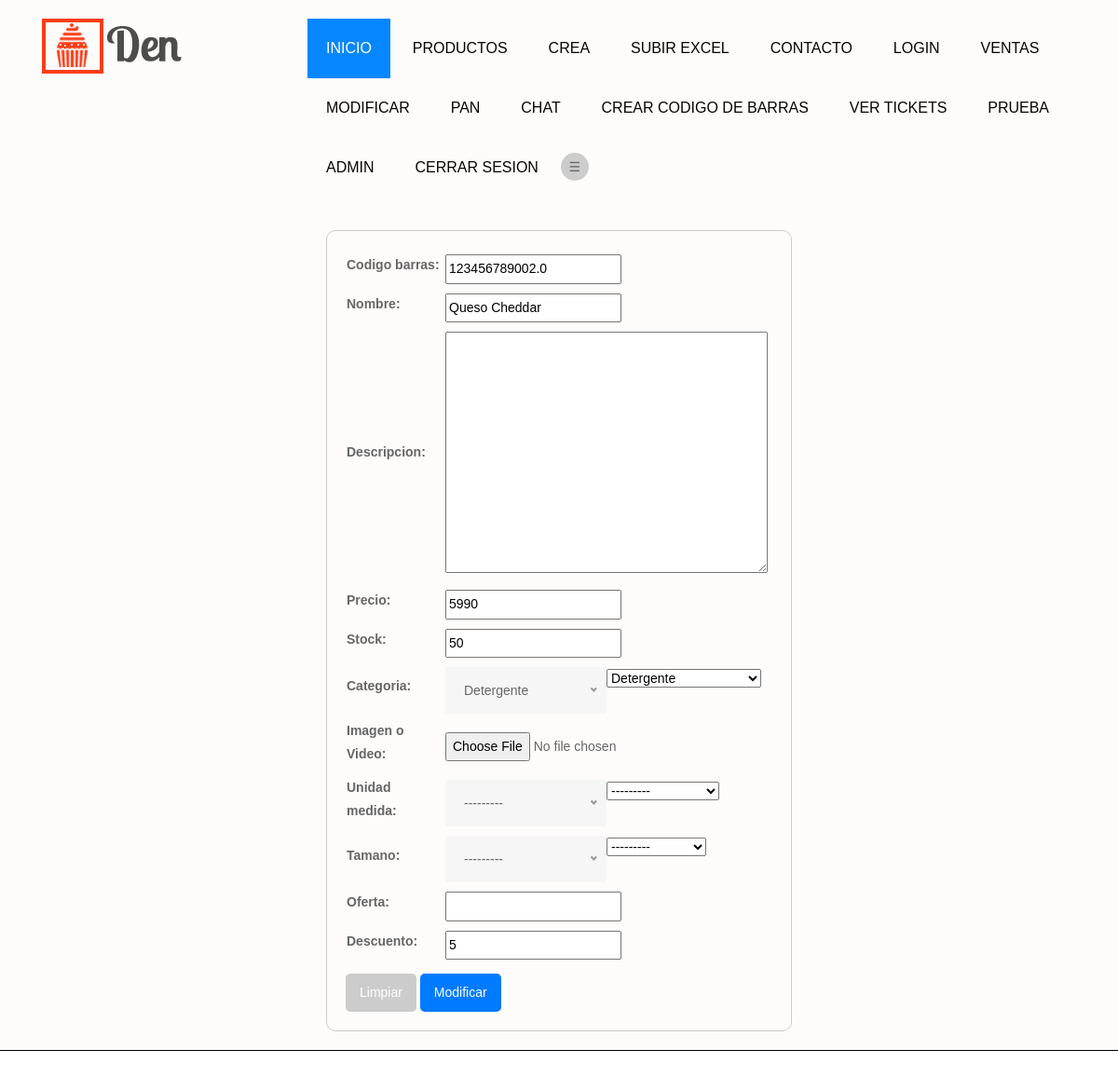
/modificar_producto/610/ (signed in), run on an earlier commit of the app's database.
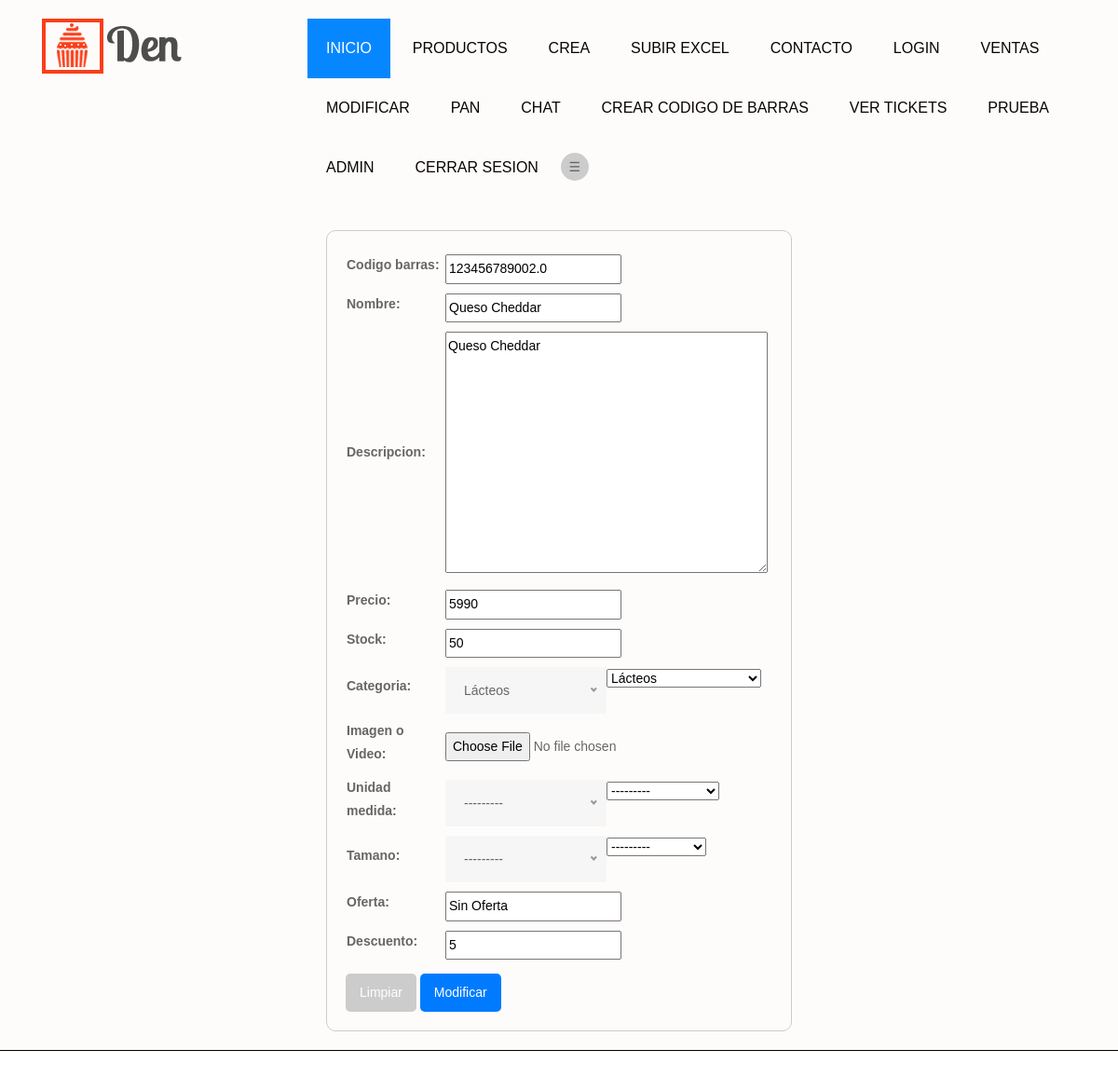
And on a later commit of the database.
### core/models.py (models this page shows, shortened)
class Producto(models.Model):
    codigo_barras = models.CharField(max_length=200, null=True)
    nombre = models.CharField(max_length=200)
    descripcion = models.TextField()
    precio = models.IntegerField(null=True)
    stock = models.IntegerField( null=True)
    categoria = models.ForeignKey(Categoria, on_delete=models.CASCADE)
    imagen = models.FileField(upload_to='productos/', blank=True, null=True, verbose_name="Imagen o Video")
    unidad_medida = models.ForeignKey(Unidad_medida, on_delete=models.CASCADE, default=None, blank=True, null=True)
    tamano = models.ForeignKey(Tamano, on_delete=models.CASCADE, default=None, blank=True, null=True)
    oferta = models.CharField(max_length=100, null=True)
    descuento = models.PositiveIntegerField(default=0)

class Categoria(models.Model):
    nombre = models.CharField(max_length=100)
    def __str__(self):
        return self.nombre

### core/views.py (the view)
# urls.py: path('modificar_producto/<int:id>/', views.modificar_producto, name="modificar_producto"),
@login_required
def modificar_producto(request, id):
    producto = Producto.objects.get(id=id)
    data = {
        'form' :ProductoForm(instance=producto)
    }
    if request.method == 'POST':
        formulario = ProductoForm(data=request.POST, instance=producto)
        if formulario.is_valid():
            formulario.save()
            messages.success(request, "El producto fue modificado Correctamente")
            return redirect("modificar")
    return render(request, 'core/modificar_producto.html', data)

### core/forms.py
class ProductoForm(ModelForm):
    class Meta:
        model = Producto
        fields = ['codigo_barras', 'nombre', 'descripcion', 'precio', 'stock', 'categoria', 'imagen', 'unidad_medida', 'tamano', 'oferta', 'descuento']

### core/models.py (called while the page is built)
    def __str__(self):
        return self.nombre

    def __str__(self):
        return self.nombre

### core/templates/core/modificar_producto.html (shortened to what this page needs)
{% extends 'core/base.html' %}
{% block contenido %}
<form action="" method="POST">
    <table>
        {{ form.as_table }}
    </table>
    <input type="reset" value="Limpiar">
    <input type="submit" value="Modificar">
</form>
{% endblock %}

### core/templates/core/base.html (shortened to what this page needs)
<!DOCTYPE html>
<html lang="en">
<head>
    {% load static %}
    <link rel="stylesheet" type="text/css" href="{% static 'core/'%}css/bootstrap.min.css">
    <link rel="stylesheet" type="text/css" href="{% static 'core/'%}css/style.css">
    <link rel="stylesheet" href="{% static 'core/'%}css/responsive.css">
    <link rel="stylesheet" href="{% static 'core/'%}css/jquery.mCustomScrollbar.min.css">
    <link rel="stylesheet" href="https://netdna.bootstrapcdn.com/font-awesome/4.0.3/css/font-awesome.css">
    <link rel="stylesheet" href="{% static 'core/'%}css/owl.carousel.min.css">
    <link rel="stylesheet" href="{% static 'core/'%}css/owl.theme.default.min.css">
    <link rel="stylesheet" href="https://cdnjs.cloudflare.com/ajax/libs/fancybox/2.1.5/jquery.fancybox.min.css"
        media="screen">
</head>
<body>
    <header>
        <div class="layout_padding banner_section_start">
            <div class="header">
                <div class="container">
                    <div class="row">
                        <div class="col-xl-3 col-lg-3 col-md-3 col-sm-3 col logo_section">
                            <div class="full">
                                <div class="center-desk">
                                    <div class="logo"><a href="{% url 'home' %}"><img
                                                src="{% static 'core/'%}img/logo.png" style="max-width: 100%;"></a>
                                    </div>
                                </div>
                            </div>
                        </div>
                        <div class="col-xl-9 col-lg-9 col-md-9 col-sm-9">
                            <div class="menu-area">
                                <div class="limit-box">
                                    <nav class="main-menu">
                                        <ul class="menu-area-main">
                                            <li class="active"><a href="{% url 'home' %}">Inicio</a></li>
                                            {% if user.is_authenticated %}
                                            <li><a href="{% url 'listado_productos' %}">Productos</a></li>
                                            <li><a href="{% url 'creararticulo' %}">Crea </a></li>
                                            <li><a href="{% url 'cargar_productos' %}">Subir Excel</a></li>
                                            <li><a href="{% url 'soporte' %}">Contacto</a></li>
                                            {% endif %}
                                            <li><a href="{% url 'login' %}">Login</a></li>
                                            {% if user.is_authenticated %}
                                            <li><a href="{% url 'ventas' %}">Ventas</a></li>
                                            <li><a href="{% url 'modificar' %}">Modificar</a></li>
                                            <li><a href="{% url 'escanear_codigo_barras' %}">Pan</a></li>
                                            <li><a href="{% url 'chat-room' %}">Chat</a></li>
                                            <li><a href="{% url 'crear' %}">Crear Codigo de barras</a></li>
                                            <li><a href="{% url 'create_ticket' %}">Ver Tickets</a></li>
                                            <li><a href="{% url 'index' %}">Prueba</a></li>
                                            {% endif %}
                                            {% if user.is_authenticated %}
                                            <li>
                                                <a href="#">{{ user.username}}</a>
                                            </li>
                                            <li><a href="{% url 'logout' %}">Cerrar sesion</a></li>
                                            {% endif %}
                                            <div class="theme-toggle">
                                                <div class="theme-toggle-button" onclick="toggleThemeMenu()">&#9776;
                                                </div>
                                            </div>
                                        </ul>
                                    </nav>
                                </div>
                            </div>
                        </div>
                    </div>
                </div>
            </div>
            <div id="principal">
                <br>
                {% block contenido %}
                {% endblock %}
            </div>
</body>
</html>

### core/static/core/css/style.css (style rules this page uses)
* { box-sizing: border-box !important; transition: ease all 0.5s; }
html { scroll-behavior: smooth; }
body { color: #666666; font-size: 14px; font-family: 'Josefin Sans', sans-serif;; line-height: 1.80857; font-weight: normal; overflow-x: hidden; }
a { color: #1f1f1f; text-decoration: none !important; outline: none !important; -webkit-transition: all .3s ease-in-out; -moz-transition: all .3s ease-in-out; -ms-transition: all .3s ease-in-out; -o-transition: all .3s ease-in-out; transition: all .3s ease-in-out; }
*, *::after, *::before { -webkit-box-sizing: border-box; -moz-box-sizing: border-box; box-sizing: border-box; }
ul, li, ol { margin: 0px; padding: 0px; list-style: none; }
a { color: #ffffff; text-decoration: none; outline: none !important; }
.layout_padding { padding-bottom: 0px; padding-top: 90px; }
.main-menu ul>li a { line-height: 20px; font-size: 16px; display: block; font-weight: 500; color: #090400; padding: 22px 20px; text-transform: uppercase; }
.main-menu ul { margin: 0; list-style-type: none; margin-bottom: 10px; }
nav.main-menu { float: right; margin-left: 0; }
.banner_section_start { width: 100%; float: left; background-color: #fefcfb; height: auto; padding-top: 20px; padding-bottom: 20px; border-bottom: 1px solid #000; }
.main-menu ul li:first-child { margin-left: 0; }
.main-menu ul>li { position: inherit; display: inline-block; vertical-align: middle; }
.main-menu ul > li.active a { background-color: #0787ff; color: #ffffff; }
.container { position: relative; }

### core/templates/core/base.html (style rules this page uses)
:root { --bg-color-light: #ffffff; --text-color-light: #000000; --bg-color-dark: #111111; --text-color-dark: #ffffff; }
.theme-toggle { position: relative; display: inline-block; cursor: pointer; }
.theme-toggle-button { width: 30px; height: 30px; border-radius: 50%; background-color: #ccc; display: flex; justify-content: center; align-items: center; transition: background-color 0.3s; }

### core/templates/core/modificar_producto.html (style rules this page uses)
form { max-width: 500px; margin: 0 auto; padding: 20px; border: 1px solid #ccc; border-radius: 10px; }
form table tr td { padding: 5px; border-radius: 10px; }
input[type="reset"], input[type="submit"] { margin-top: 10px; padding: 8px 15px; border: none; border-radius: 5px; background-color: #007bff; color: #fff; cursor: pointer; }
input[type="reset"] { background-color: #ccc; }

What changed in the data, as far as the page shows it:
changed Producto "Queso Cheddar": descripcion (not shown) → "Queso Cheddar"; categoria "Detergente" → "Lácteos"; oferta (not shown) → "Sin Oferta"
Also different on the page:
text no longer shown: "Codigo barras: Nombre: Descripcion: Precio: Stock: Categoria: Detergente Imagen o Video: Unidad medida: --------- Tamano: --------- Oferta: Descuento:"
text now shown: "Codigo barras: Nombre: Descripcion: Precio: Stock: Categoria: Lácteos Imagen o Video: Unidad medida: --------- Tamano: --------- Oferta: Descuento:"
